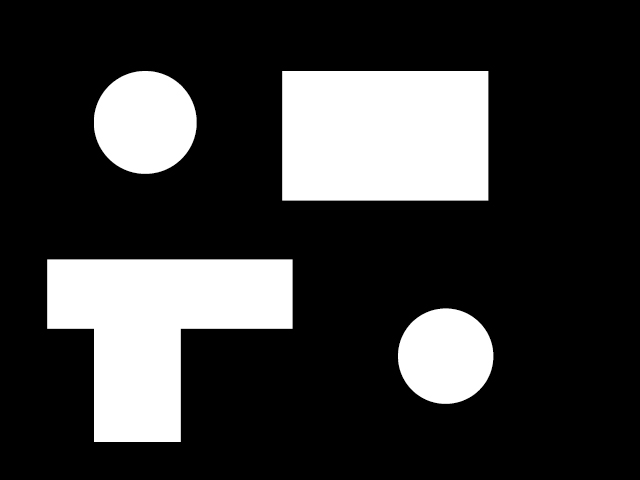
//> input picture 第10回/b/Debug/labeling.jpg, 640 x 480 px
$ ./main   (built with g++ and OpenCV 4)
//> lines starting //> are read from the running program, lines starting //| are printed output that depends on the picture; after the words box and inside, x2 and y2 are one past the last pixel; in counts of white or black regions, pixels touching at a corner belong together
#include <iostream>
// OpenCV用のヘッダファイル
#include <opencv2/opencv.hpp>
//画像ファイル (サイズは小さめが良い)
#define FILE_NAME "./labeling.jpg"
#define WINDOW_NAME_INPUT "intput"
#define WINDOW_NAME_BINARY "binary"
#define WINDOW_NAME_OUTPUT "output"
#define BIN_TH (100)

int main(int argc, const char * argv[]) {
    //画像の入力
    cv::Mat src_img,gray_img,bin_img,tmp_img,dst_img;//画像の型と変数
    src_img = cv::imread(FILE_NAME); //画像の読み込み
//> src_img is the input picture: 480 rows x 640 cols, CV_8UC3; min 0, max 255, mean 57.4
    if (src_img.empty()) { //入力失敗の場合
        fprintf(stderr, "読み込み失敗\n");
        return (-1);
    }

    std::vector<std::vector<cv::Point>> contours;

    cv::Scalar color[] = {
        CV_RGB(0, 0, 0),
        CV_RGB(0, 255, 0),
        CV_RGB(0, 0, 255),
        CV_RGB(255, 0, 255),
    };

    dst_img = src_img.clone();

    cv::cvtColor(src_img, gray_img, cv::COLOR_RGB2GRAY);

    cv::threshold(gray_img, bin_img, BIN_TH, 255, cv::THRESH_BINARY);
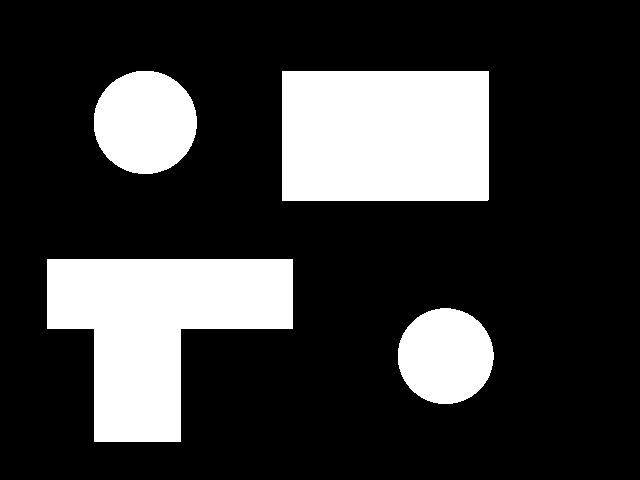
//> bin_img: 480 rows x 640 cols, CV_8UC1; 22.6% white; 4 white regions

    tmp_img = bin_img.clone();

    cv::findContours(tmp_img, contours, cv::RETR_LIST, cv::CHAIN_APPROX_NONE);
//> contours = 4 contours; box (x1, y1, x2, y2) and area: (47, 259, 293, 442) 26624, (282, 71, 489, 201) 26574, (94, 71, 197, 174) 8242, (398, 308, 494, 404) 7086

    for (int i=0; i<contours.size(); i++) {
        cv::drawContours(dst_img, contours, i, color[i%4], cv::FILLED);
    }
//> this loop made 4 passes
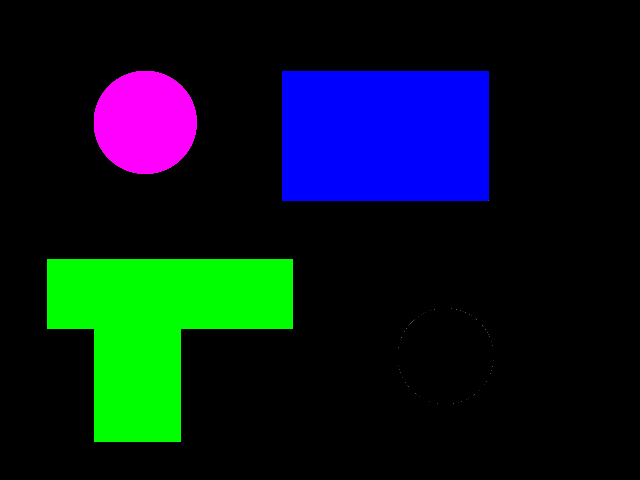
//> dst_img: 480 rows x 640 cols, CV_8UC3; mean B, G, R 29.3, 22.5, 7

    cv::imshow(WINDOW_NAME_INPUT, src_img);  //画像の表示
    cv::imshow(WINDOW_NAME_BINARY, bin_img);
    cv::imshow(WINDOW_NAME_OUTPUT,dst_img);
    cv::waitKey(); //キー入力待ち (止める)

    return (0);

}
